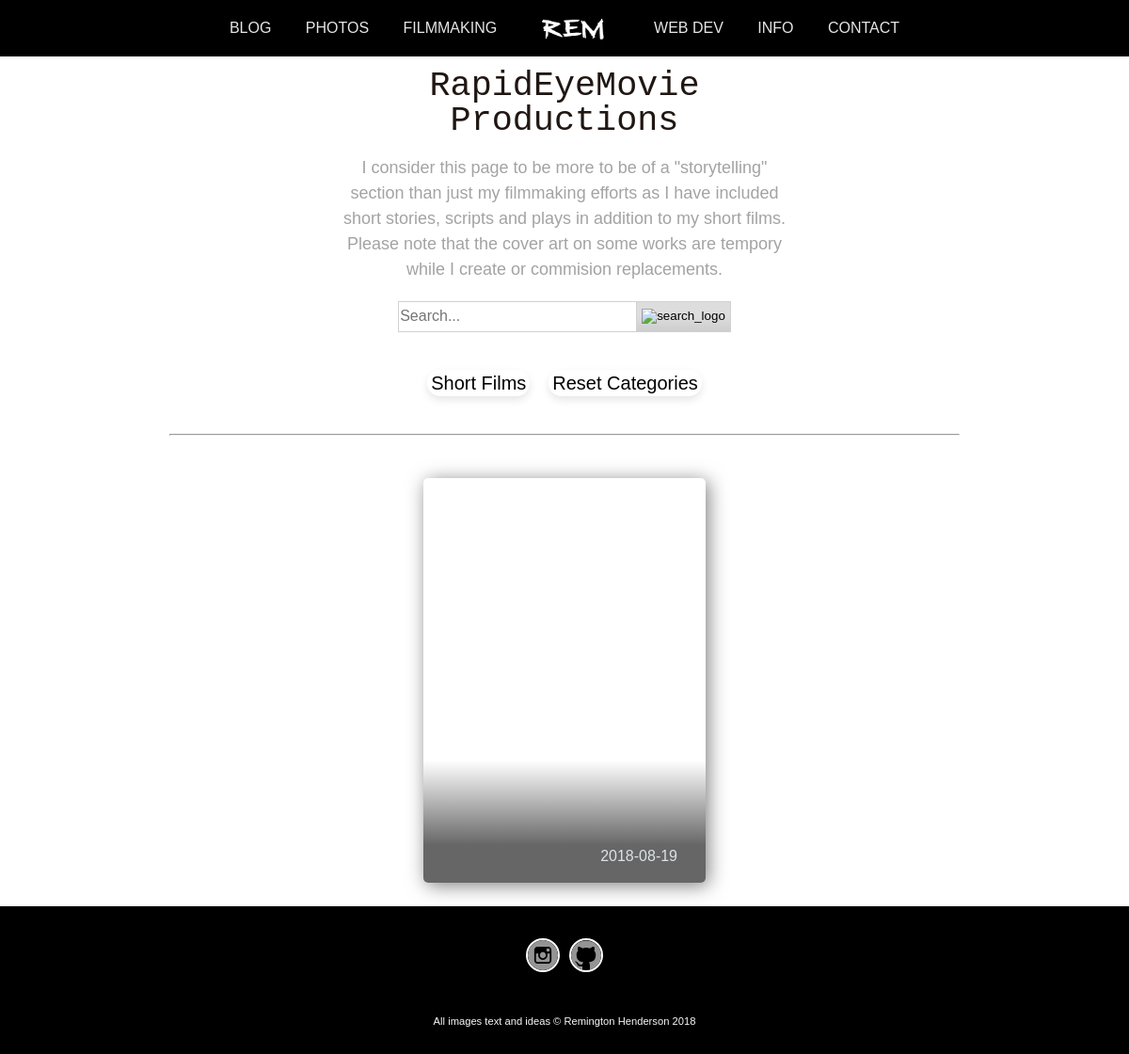
Page /filmmaking/ on the earlier database version.
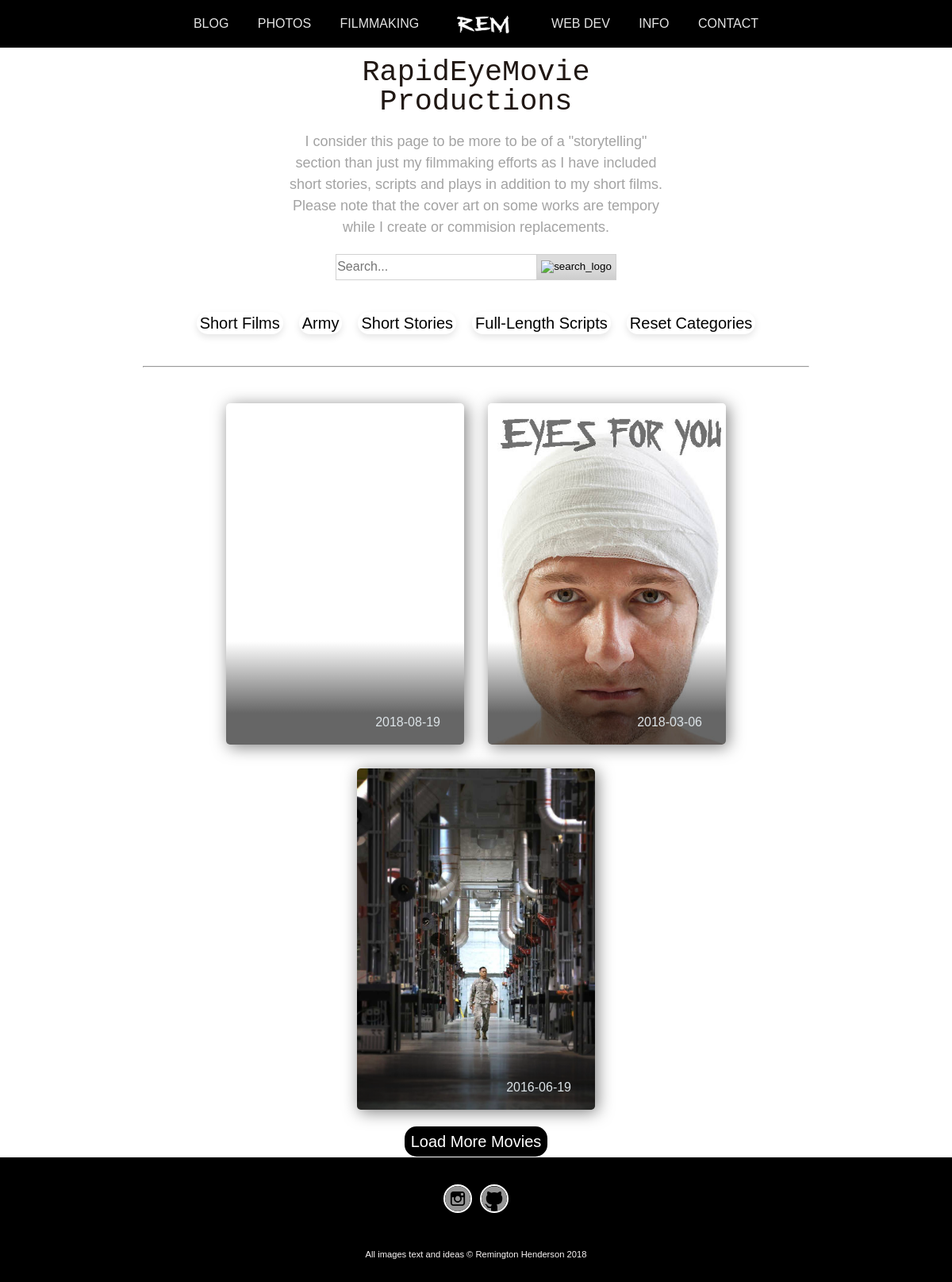
Same page on the later database version.
### R_E_M/models.py (models this page shows, shortened)
class MovieCategory(models.Model):
    name = models.CharField(max_length=100)
    slug = models.SlugField(blank=True, null=True, unique=True)
    class Meta:
        verbose_name_plural = 'MovieCategories'

class Movie(models.Model):
    owner = models.ForeignKey(User, on_delete=models.CASCADE, related_name="movies")
    title = models.CharField(max_length=100, blank=True, null=True)
    category = models.ForeignKey("MovieCategory", default=1, related_name='movies', on_delete=models.SET_DEFAULT)
    tag_line = models.TextField(max_length=300, blank=True, null=True)
    movie_details = models.TextField()
    slug = models.SlugField(blank=True, null=True, unique=True)
    date_built = models.CharField(max_length=50)
    youtube = models.CharField(max_length=255, blank=True, null=True)
    movie_poster = models.ImageField(upload_to=movie_poster_image_uh, blank=True, null=True)
    alt_text = models.CharField(max_length=100, blank=True, null=True)
    movie_script = models.FileField(upload_to=movie_document_uh, blank=True, null=True)

### R_E_M/views.py (the view, shortened to what this page needs)
def filmmaking_home(request):
    complete_movie_list = Movie.objects.order_by("date_built").reverse()
    movie_categories = MovieCategory.objects.all()
    query = request.GET.get("q")
    category = request.GET.get('category')
    return _movies(request, movie_categories, category, complete_movie_list)

### R_E_M/templates/movies/movie_home.html (shortened to what this page needs)
{% extends 'base.html' %}
{% load static %}
{% block content %}
    <head>
        <link rel="stylesheet" type="text/css" href="{% static 'styles/style.css' %}"/>
    </head>
    <div class="page_container">
        <div class="title_header"><h1>RapidEyeMovie Productions</h1>
            <p>I consider this page to be more to be of a "storytelling" section than just my filmmaking efforts as I
                have included short stories, scripts and plays in addition to my short films. Please note that the
                cover art on some works are tempory while I create or commision replacements.</p>
        </div>
        <div class="search_container">
            <form method="GET" action="">
                <div class="search_div">
                    <input type="text" name="q" placeholder="Search..." id="search_bar" value="{{ request.GET.q }}">
                    <button type="submit" value="Search" class="search_button"><img src="/static/R_E_M/img/search_icon.png" alt="search_logo"
                                                                                    id="search_img"/></button>
                </div>
            </form>
        </div>
        <div class="categories-link-set">
            {% for c in movie_cats %}
                <span class="checkbox" id="{{ c.slug }}">
                    <label for="{{ c.name }}">{{ c.name }}</label>
                </span>
            {% endfor %}
                <span class="checkbox" id="All">
                    <label for="All">Reset Categories</label>
                </span>
        </div>
        <div class="line_container">
            <hr>
        </div>
        <div class="movie_card_container {{ movie.category.slug }} infinite-container" id="movie_card_container">
            {% for movie in movies %}
                <div class="movie-card infinite-item element_move" onclick="movieCardCheckFocus(this)">
                    <img src="{{ movie.movie_poster.url }}" class="movie_poster" onload="calcImg(this)"/>
                    <div class="movie_read_more">
                    </div>
                    <div class="utility-info">
                        <ul class="utility-list">
                            <li class="date">{{ movie.date_built }}</li>
                        </ul>
                    </div>
                    <div class="gradient-overlay"></div>
                    <div class="color-overlay"></div>
                </div>
            {% endfor %}
        </div>
        {% if movies.has_next %}
            <div class="more_link">
                <a class="infinite-more-link more_button" href="?page=
                        {{ movies.next_page_number }}{% if request.GET.category %}&category={{ request.GET.category }}{% endif %}{% if request.GET.q %}&q={{ request.GET.q }}{% endif %}">Load
                    More
                    Movies</a>
            </div>
        {% endif %}
    </div>
{% endblock %}
{% block footer %}
    {% include 'footer_base.html' %}
{% endblock %}

### R_E_M/templates/base.html (shortened to what this page needs)
{% load static %}
<!DOCTYPE html>
<html lang="en">
<head>
    <link rel="stylesheet" type="text/css" href="{% static 'styles/reset_style.css' %}"/>
    <link rel="stylesheet" type="text/css" href="{% static 'styles/style.css' %}"/>
</head>
<body>
<div id="site">
    <header id="header" role="banner">
        <div class="header-inner">
            <div id="headerNav" class="tmpl-loading">
                <div id="mainNavWrapper" class="nav-wrapper desktop-nav-wrapper show-on-scroll">
                    <nav id="mainNavigation" data-content-field="navigation">
                        <div class="external">
                            <a href="{% url 'blog_home' %}">
                                Blog
                            </a>
                        </div>
                        <div class="external">
                            <a href="{% url 'photos_home' %}">
                                Photos
                            </a>
                        </div>
                        <div class="external" style="margin-right: 20px;">
                            <a href="{% url 'movie_home' %}">
                                Filmmaking
                            </a>
                        </div>
                        <div id="logoWrapper" class="title-logo-wrapper" data-content-field="site-title">
                            <h1 id="logoImage" class="tmpl-loading logo-image"><a href="{% url "home" %}"><img
                                    src="/static/R_E_M/img/REM(452x151).png"
                                    alt="REM logo"/></a></h1>
                        </div>
                        <div class="external" style="margin-left: 26px;">
                            <a href={% url "webdev" %}>
                                Web Dev
                        </div>
                        <div class="folder">
                            <label for="folder-toggle-sub" class="folder-toggle-label"><a
                                    href="{% url 'about' %}">Info</a></label>
                        </div>
                        <div class="external">
                            <a href="{% url 'contact' %}">
                                Contact
                            </a>
                        </div>
                    </nav>
                </div>
            </div>
        </div>
    </header>
</div>
{% block content %}
{% endblock %}
{% block footer %}
{% endblock %}
</body>
</html>

### R_E_M/templates/footer_base.html (shortened to what this page needs)
<div id="preFooter">
    <div class="pre-footer-inner with-custom">
        <div class="sqs-layout sqs-grid-12 columns-12" data-layout-label="Pre-Footer Content"
             data-type="block-field"
             data-updated-on="1448869950226" id="preFooterBlocks">
            <div class="row sqs-row">
                <div class="col sqs-col-12 span-12">
                    <div class="sqs-block socialaccountlinks-v2-block sqs-block-socialaccountlinks-v2"
                         data-block-type="54" id="block-yui_3_17_2_1_1403260543132_3969">
                        <div class="sqs-block-content">
                            <div class="sqs-svg-icon--outer social-icon-alignment-center social-icons-color-white social-icons-size-large social-icons-shape-circle social-icons-style-border">
                                <nav class="sqs-svg-icon--list">
                                    <a href="https://www.instagram.com/remus_ex_machina/" target="_blank"
                                       class="sqs-svg-icon--wrapper instagram">
                                        <div>
                                            <svg class="sqs-svg-icon--social" viewBox="0 0 64 64">
                                                <img src="/static/R_E_M/img/instagram-logo.svg" id="instagram"
                                                     class="social-media" style="height: 32px;">
                                            </svg>
                                        </div>
                                    </a><a href="https://github.com/Remus1992"
                                           target="_blank"
                                           class="sqs-svg-icon--wrapper facebook">
                                    <div>
                                        <svg class="sqs-svg-icon--social" viewBox="0 0 64 64">
                                            <img src="/static/R_E_M/img/github-logo.svg" id="facebook"
                                                 class="social-media" style="height: 32px;">
                                        </svg>
                                    </div>
                                </a>
                                </nav>
                            </div>
                        </div>
                    </div>
                </div>
            </div>
        </div>
    </div>
</div>
<footer id="footer" role="contentinfo">
    <div class="footer-inner">
        <div class="sqs-layout sqs-grid-12 columns-12" data-layout-label="Footer Content" data-type="block-field"
             data-updated-on="1492518055782" id="footerBlocks">
            <div class="row sqs-row">
                <div class="col sqs-col-12 span-12">
                    <div class="sqs-block html-block sqs-block-html" data-block-type="2"
                         id="block-yui_3_17_2_28_1448861542916_5540">
                        <div class="sqs-block-content"><p class="text-align-center">All images text and ideas ©
                            Remington Henderson 2018</p></div>
                    </div>
                </div>
            </div>
        </div>
    </div>
</footer>

### R_E_M/templates/movies/movie_home.html (style rules this page uses)
.title_header h1 { font-family: "courier"; }

Differences in the rows shown:
added MovieCategory: name "Army"
added MovieCategory: name "Short Stories"
added MovieCategory: name "Full-Length Scripts"
added Movie: movie_poster (picture), date_built "2018-03-06"
added Movie: movie_poster (picture), date_built "2016-06-19"
Other differences:
text now shown: "Load More Movies"
